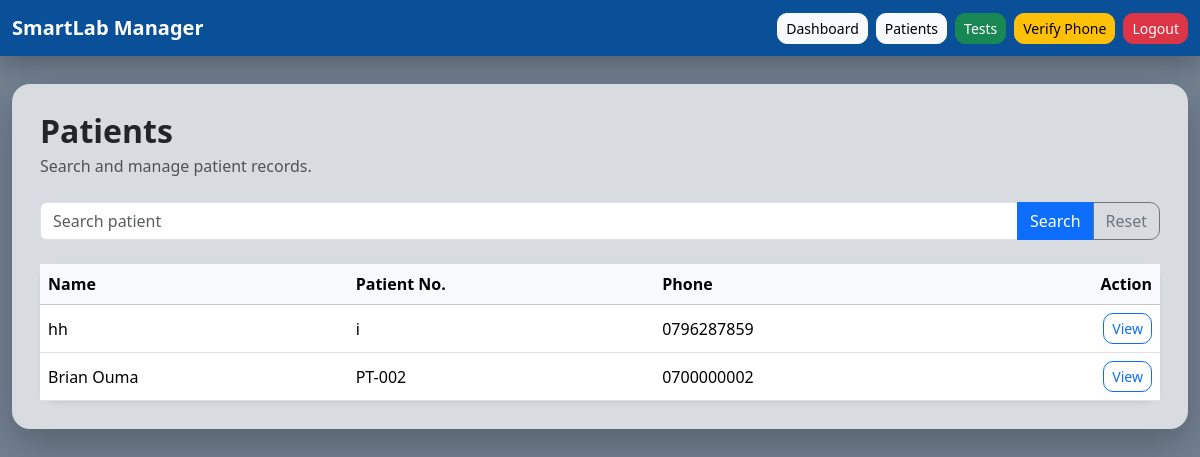
The app's page /patients/ with its own data.
### apps/patients/models.py (models this page shows, shortened)
class Patient(models.Model):
    full_name = models.CharField(max_length=150)
    patient_number = models.CharField(max_length=50, unique=True)
    gender = models.CharField(max_length=10)
    date_of_birth = models.DateField()
    phone = models.CharField(max_length=20, blank=True, null=True)
    address = models.TextField(blank=True, null=True)
    created_at = models.DateTimeField(auto_now_add=True)
    class Meta:
        ordering = ['-created_at']

### apps/patients/views.py (the view)
# urls.py: path('', views.patient_list, name='list'),
def patient_list(request):
    query = request.GET.get('q', '')
    patients = Patient.objects.all()
    if query:
        patients = patients.filter(
            Q(full_name__icontains=query) |
            Q(phone__icontains=query) |
            Q(patient_number__icontains=query)
        )
    return render(request, 'patients/list.html', {
        'patients': patients,
        'query': query
    })

### templates/patients/list.html (shortened to what this page needs)
{% extends "base.html" %}
{% block content %}
<div class="d-flex justify-content-between align-items-center mb-4">
    <div>
        <h2 class="fw-bold mb-1">Patients</h2>
        <p class="text-muted mb-0">Search and manage patient records.</p>
    </div>
</div>
<form method="get" class="mb-4">
    <div class="input-group">
        <input type="text" name="q" class="form-control" placeholder="Search patient" value="{{ query }}">
        <button type="submit" class="btn btn-primary">Search</button>
        <a href="{% url 'patients:list' %}" class="btn btn-outline-secondary">Reset</a>
    </div>
</form>
<div class="card shadow-sm">
    <div class="table-responsive">
        <table class="table table-hover align-middle mb-0">
            <thead class="table-light">
                <tr>
                    <th>Name</th>
                    <th>Patient No.</th>
                    <th>Phone</th>
                    <th class="text-end">Action</th>
                </tr>
            </thead>
            <tbody>
                {% for patient in patients %}
                <tr>
                    <td>{{ patient.full_name }}</td>
                    <td>{{ patient.patient_number }}</td>
                    <td>{{ patient.phone }}</td>
                    <td class="text-end">
                        <a href="{% url 'patients:detail' patient.pk %}" class="btn btn-sm btn-outline-primary">View</a>
                    </td>
                </tr>
                {% empty %}
                <tr>
                    <td colspan="4" class="text-center text-muted py-4">No patients found.</td>
                </tr>
                {% endfor %}
            </tbody>
        </table>
    </div>
</div>
{% endblock %}

### templates/base.html (style rules this page uses)
body { min-height: 100vh; background: linear-gradient(rgba(0, 25, 55, 0.55), rgba(0, 25, 55, 0.55)), url("https://images.unsplash.com/photo-1579684385127-1ef15d508118") no-repeat center center fixed; background-size: cover; }
.card { border: none; border-radius: 16px; background: rgba(255, 255, 255, 0.94); backdrop-filter: blur(6px); box-shadow: 0 8px 22px rgba(0, 0, 0, 0.12); }
.btn { border-radius: 10px; }
table { background: rgba(255, 255, 255, 0.94); }

### records on screen
Patient: full_name "hh", patient_number "i", phone "0796287859"
Patient: full_name "Brian Ouma", patient_number "PT-002", phone "0700000002"
